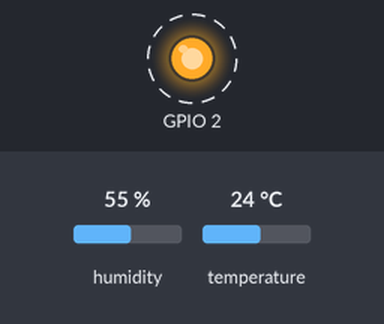
Bench run of a program on a simulated ESP32. On the bench: output pins drawn as LEDs (lit = HIGH). Dashed ring = blinking. Inputs (shaded band) come from the test bench; at power-on: humidity 55 %, temperature 24 °C. WiFi joins after 1.5 s; servers stay silent unless stated.

Above: at 3.0 s.
Timing chart, 0 to 7.1 s (numbered marks = the images above):
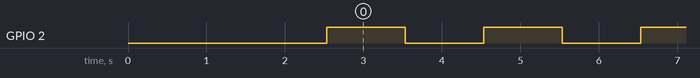

Measured:
- by itself, GPIO 2: alternates HIGH for 1.0 s and LOW for 1.0 s

The program:

main.cpp
```cpp
#include <Arduino.h>
#include <DHT.h>
#include <WiFi.h>

#define DHT_PIN 4
#define DHT_TYPE DHT11

DHT dht(DHT_PIN, DHT_TYPE);

const char *ssid = "Pe";
const char *pass = "1w3r5y7i";
int lastRequest = 0;

TaskHandle_t dht11TaskHandle;
TaskHandle_t ledTaskHandle;

void setupWifi();
void dht11Task(void *parameter);
void ledTask(void *parameter);

void setup()
{
  // put your setup code here, to run once:
  pinMode(BUILTIN_LED, OUTPUT);
  Serial.begin(9600);
  vTaskDelay(1000);

  setupWifi();

  ESP_LOGI("SETUP", "Create freertos task!");
  // Create RTOS task
  xTaskCreate(dht11Task, "DHT11 Task", 2048, NULL, 1, &dht11TaskHandle);
  xTaskCreate(ledTask, "LED Task", 2048, NULL, 2, &ledTaskHandle);
}

void loop()
{
  // put your main code here, to run repeatedly:
  if (millis() - lastRequest > 10000)
  {
    if (WiFi.status() != WL_CONNECTED)
    {
      setupWifi();
    }
    else
    {
      ESP_LOGI("WIFI", "WiFi is already connected...");
    }

    lastRequest = millis();
  }
}

void dht11Task(void *parameter)
{
  // EventBits_t clientBits;
  float tempFloat = 0.0, humidFloat = 0.0;

  dht.begin();

  for (;;)
  {
    tempFloat = dht.readTemperature();
    humidFloat = dht.readHumidity();

    ESP_LOGI("SENSOR", "Get sensor data -> Temperature = %.2f C & Humidity = %.2f %", tempFloat, humidFloat);
    vTaskDelay(10000);
  }
}

void ledTask(void *parameter)
{
  for (;;)
  {
    if (WiFi.status() == WL_CONNECTED)
    {
      digitalWrite(BUILTIN_LED, HIGH);
      vTaskDelay(1000);
      digitalWrite(BUILTIN_LED, LOW);
      vTaskDelay(1000);
    }
    else
    {
      digitalWrite(BUILTIN_LED, HIGH);
      vTaskDelay(200);
      digitalWrite(BUILTIN_LED, LOW);
      vTaskDelay(200);
    }
  }
}

void setupWifi()
{
  vTaskDelay(10);
  // We start by connecting to a WiFi network
  ESP_LOGI("WIFI", "Connecting to %s", ssid);

  WiFi.begin(ssid, pass);

  while (WiFi.status() != WL_CONNECTED)
  {
    vTaskDelay(500);
    ESP_LOGI("WIFI", ".");
  }
  ESP_LOGI("WIFI", "WiFi is connected!");
}
```
